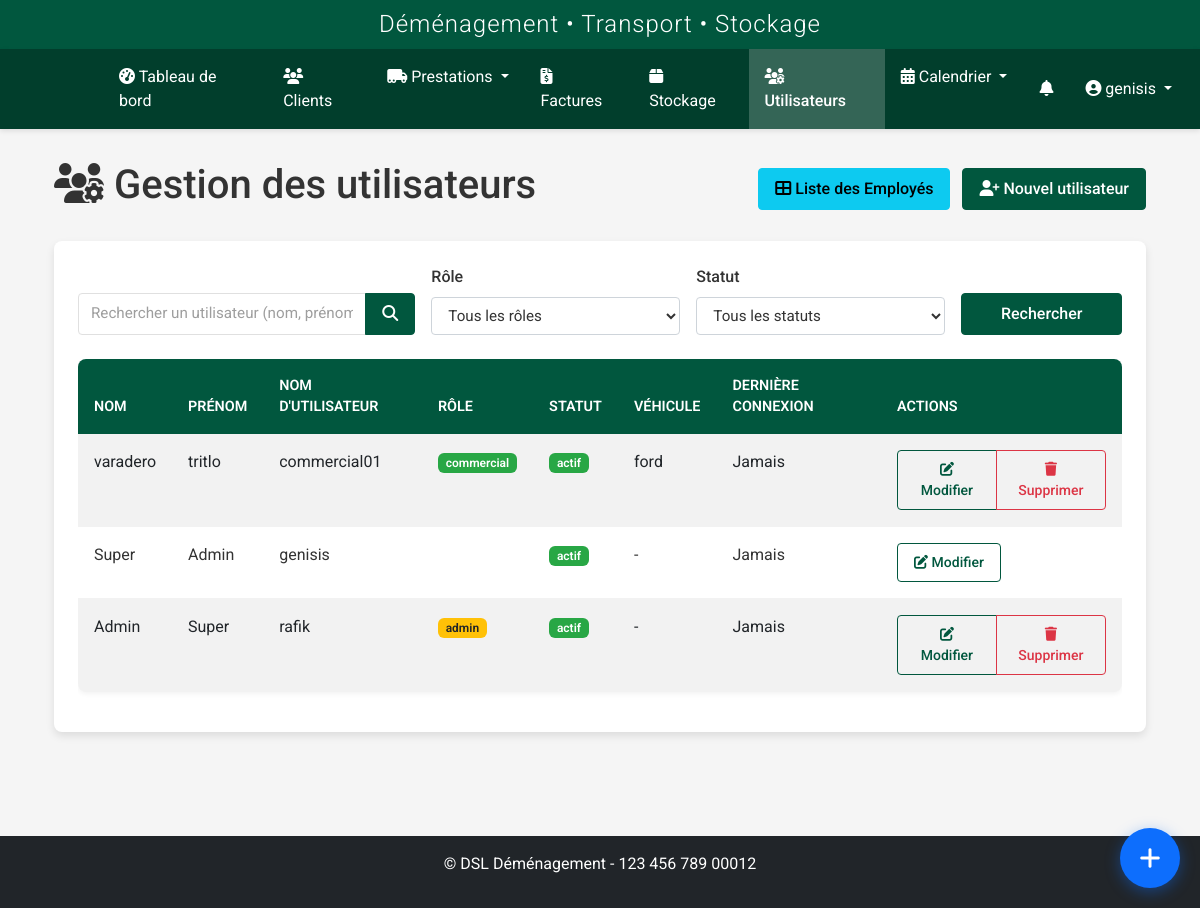
Screenshot of /utilisateurs/users (signed in) with the database file from the repository.
### models.py (models this page shows, shortened)
class User(UserMixin, db.Model):
    id = db.Column(db.Integer, primary_key=True)
    nom = db.Column(db.String(64), nullable=False)
    prenom = db.Column(db.String(64), nullable=False)
    username = db.Column(db.String(64), unique=True, nullable=False)
    email = db.Column(db.String(120), unique=True, nullable=True)
    password_hash = db.Column(db.String(256), nullable=False)
    role = db.Column(db.String(20), nullable=False, default='transporteur')
    statut = db.Column(db.String(20), nullable=False, default='actif')
    vehicule = db.Column(db.String(100), nullable=True)
    type_vehicule_id = db.Column(db.Integer, db.ForeignKey('type_vehicule.id'), nullable=True)
    permis_conduire = db.Column(db.String(50), nullable=True)
    notes = db.Column(db.Text, nullable=True)
    derniere_connexion = db.Column(db.DateTime, nullable=True)
    date_creation = db.Column(db.DateTime, nullable=False, default=datetime.utcnow)
    prestations = db.relationship('Prestation', secondary=prestation_transporteurs, back_populates='transporteurs')
    type_vehicule = db.relationship('TypeVehicule', backref='transporteurs')
    def is_admin(self):
        return self.role in ['admin', 'superadmin']
    def is_transporteur(self):
        return self.role == 'transporteur' or self.is_admin()

### routes/user.py (the view, shortened to what this page needs)
@user_bp.route('/users')
@login_required
@role_required('admin', 'superadmin')
def index():
    form = SearchUserForm()
    role_choices = [
        ('', 'Tous les rôles'),
        ('transporteur', 'Transporteur'),
        ('commercial', 'Commercial'),
        ('admin', 'Admin'),
        ('superadmin', 'Super Admin')
    ]
    form.role.choices = role_choices
    statut_choices = [
        ('', 'Tous les statuts'),
        ('actif', 'Actif'),
        ('inactif', 'Inactif')
    ]
    form.statut.choices = statut_choices
    query = request.args.get('query', '')
    role = request.args.get('role', '')
    statut = request.args.get('statut', '')
    form.query.data = query
    if role:
        form.role.data = role
    if statut:
        form.statut.data = statut
    users_query = User.query
    if current_user.role != 'superadmin':
        users_query = users_query.filter(User.role != 'superadmin')
        if current_user.role not in ['admin']:
            users_query = users_query.filter(User.role != 'admin')
    if role:
        users_query = users_query.filter_by(role=role)
    if statut:
        users_query = users_query.filter_by(statut=statut)
    users = users_query.order_by(User.date_creation.desc()).all()
    if current_user.role == 'superadmin':
        role_counts = {
            'transporteur': sum(1 for u in users if u.role == 'transporteur'),
            'commercial': sum(1 for u in users if u.role == 'commercial'),
            'admin': sum(1 for u in users if u.role == 'admin'),
            'superadmin': sum(1 for u in users if u.role == 'superadmin')
        }
    else:
        role_counts = {
            'transporteur': sum(1 for u in users if u.role == 'transporteur'),
            'commercial': sum(1 for u in users if u.role == 'commercial'),
            'admin': sum(1 for u in users if u.role == 'admin')
        }
    return render_template(
        'users/index.html',
        title='Gestion des Utilisateurs',
        users=users,
        form=form,
        role_counts=role_counts
    )

### templates/users/index.html (shortened to what this page needs)
{% extends "base.html" %}
{% block content %}
<div class="container-fluid">
    <div class="d-flex justify-content-between align-items-center mb-4">
        <h1><i class="fas fa-users-cog"></i> Gestion des utilisateurs</h1>
        <div>
            <a href="{{ url_for('user.liste') }}" class="btn btn-info me-2">
                <i class="fas fa-th-large"></i> Liste des Employés
            </a>
            <a href="{{ url_for('user.add') }}" class="btn btn-primary">
                <i class="fas fa-user-plus"></i> Nouvel utilisateur
            </a>
        </div>
    </div>
    <div class="card">
        <div class="card-body">
            <form method="GET" action="{{ url_for('user.index') }}" class="row g-3 align-items-end mb-4">
                <div class="col-md-4">
                    <div class="input-group">
                        <input type="text" name="query" id="user-search" class="form-control" placeholder="Rechercher un utilisateur (nom, prénom, username)" value="{{ request.args.get('query', '') }}">
                        <button type="submit" class="btn btn-primary">
                            <i class="fas fa-search"></i>
                        </button>
                    </div>
                </div>
                <div class="col-md-3">
                    <label for="role" class="form-label">{{ form.role.label.text }}</label>
                    {{ form.role(class="form-control", id="role") }}
                </div>
                <div class="col-md-3">
                    <label for="statut" class="form-label">{{ form.statut.label.text }}</label>
                    {{ form.statut(class="form-control", id="statut") }}
                </div>
                <div class="col-md-2">
                    {{ form.submit(class="btn btn-primary w-100") }}
                </div>
            </form>
            <div class="table-responsive">
                <table class="table table-hover table-striped">
                    <thead>
                        <tr>
                            <th>Nom</th>
                            <th>Prénom</th>
                            <th>Nom d'utilisateur</th>
                            <th>Rôle</th>
                            <th>Statut</th>
                            <th>Véhicule</th>
                            <th>Dernière connexion</th>
                            <th>Actions</th>
                        </tr>
                    </thead>
                    <tbody>
                        {% if users %}
                            {% for user in users %}
                                <tr{% if user.statut == 'inactif' %} class="table-secondary"{% endif %}>
                                    <td>{{ user.nom }}</td>
                                    <td>{{ user.prenom }}</td>
                                    <td>{{ user.username }}</td>
                                    <td>
                                        <span class="badge badge-{{ user.role }}">
                                            {{ user.role }}
                                        </span>
                                    </td>
                                    <td>
                                        <span class="badge badge-{{ user.statut }}">
                                            {{ user.statut }}
                                        </span>
                                    </td>
                                    <td>{{ user.vehicule or '-' }}</td>
                                    <td>
                                        {% if user.derniere_connexion %}
                                            {{ user.derniere_connexion.strftime('%d/%m/%Y %H:%M') }}
                                        {% else %}
                                            Jamais
                                        {% endif %}
                                    </td>
                                    <td>
                                        {% if current_user.role == 'superadmin' %}
                                            <div class="btn-group" role="group">
                                                <a href="{{ url_for('user.edit', id=user.id) }}" class="btn btn-sm btn-outline-primary">
                                                    <i class="fas fa-edit"></i> Modifier
                                                </a>
                                                {% if current_user.id != user.id %}
                                                    <a href="{{ url_for('user.delete', id=user.id) }}" class="btn btn-sm btn-outline-danger" onclick="return confirm('Êtes-vous sûr de vouloir supprimer cet utilisateur ?')">
                                                        <i class="fas fa-trash"></i> Supprimer
                                                    </a>
                                                {% endif %}
                                            </div>
                                        {% elif current_user.id == user.id %}
                                            <a href="{{ url_for('user.edit', id=user.id) }}" class="btn btn-sm btn-outline-primary">
                                                <i class="fas fa-edit"></i> Modifier mon profil
                                            </a>
                                        {% else %}
                                            -
                                        {% endif %}
                                    </td>
                                </tr>
                            {% endfor %}
                        {% else %}
                            <tr>
                                <td colspan="8" class="text-center">Aucun utilisateur trouvé</td>
                            </tr>
                        {% endif %}
                    </tbody>
                </table>
            </div>
        </div>
    </div>
</div>
{% endblock %}

### templates/base.html (shortened to what this page needs)
<!DOCTYPE html>
<html lang="fr">
<head>
    <link href="https://cdn.jsdelivr.net/npm/bootstrap@5.2.3/dist/css/bootstrap.min.css" rel="stylesheet">
    <link rel="stylesheet" href="https://cdnjs.cloudflare.com/ajax/libs/font-awesome/6.2.1/css/all.min.css">
    <link rel="stylesheet" href="https://cdnjs.cloudflare.com/ajax/libs/toastr.js/latest/toastr.min.css">
    <link href="https://cdn.jsdelivr.net/npm/fullcalendar@5.11.3/main.min.css" rel="stylesheet">
    <link href="https://cdn.jsdelivr.net/npm/summernote@0.8.18/dist/summernote-lite.min.css" rel="stylesheet">
    <link rel="stylesheet" href="{{ url_for('static', filename='css/style.css') }}">
    <link rel="stylesheet" href="{{ url_for('static', filename='css/notification-flash.css') }}">
    <link rel="stylesheet" href="{{ url_for('static', filename='css/notifications.css') }}">
    <link rel="stylesheet" href="{{ url_for('static', filename='css/prestations.css') }}">
    <link rel="stylesheet" href="{{ url_for('static', filename='css/custom-calendar.css') }}">
    <link rel="stylesheet" href="{{ url_for('static', filename='css/navbar-logos.css') }}">
    <link rel="stylesheet" href="{{ url_for('static', filename='css/whatsapp-buttons.css') }}">
    <link rel="stylesheet" href="{{ url_for('static', filename='css/quick-access-bubble.css') }}">
</head>
<body {% if current_user.is_authenticated %}data-user-role="{{ current_user.role }}" data-user-id="{{ current_user.id }}"{% endif %}>
    {% if current_user.is_authenticated %}
        <header>
            <div class="app-header">
                <h2>Déménagement • Transport • Stockage</h2>
            </div>
            <nav class="navbar navbar-dark navbar-expand-lg">
                <div class="container-fluid">
                    <a class="navbar-brand" href="{{ url_for('dashboard.index') }}">
                        <div class="logo-slideshow">
                        </div>
                    </a>
                    <div class="collapse navbar-collapse" id="navbarMain">
                        <ul class="navbar-nav me-auto mb-2 mb-lg-0">
                            <li class="nav-item">
                                <a class="nav-link {% if request.endpoint == 'dashboard.index' %}active{% endif %}" href="{{ url_for('dashboard.index') }}">
                                    <i class="fas fa-tachometer-alt"></i> Tableau de bord
                                </a>
                            </li>
                            <li class="nav-item">
                                <a class="nav-link {% if request.endpoint.startswith('client.') %}active{% endif %}" href="{{ url_for('client.index') }}">
                                    <i class="fas fa-users"></i> Clients
                                </a>
                            </li>
                            <li class="nav-item dropdown">
                                <a class="nav-link dropdown-toggle {% if request.endpoint.startswith('prestation.') %}active{% endif %}" href="#" id="prestationsDropdown" role="button" data-bs-toggle="dropdown" aria-expanded="false">
                                    <i class="fas fa-truck-moving"></i> Prestations
                                </a>
                            </li>
                            <li class="nav-item">
                                <a class="nav-link {% if request.endpoint.startswith('facture.') %}active{% endif %}" href="{{ url_for('facture.index') }}">
                                    <i class="fas fa-file-invoice-dollar"></i> Factures
                                </a>
                            </li>
                            <li class="nav-item">
                                <a class="nav-link {% if request.endpoint.startswith('stockage.') %}active{% endif %}" href="{{ url_for('stockage.index') }}">
                                    <i class="fas fa-box"></i> Stockage
                                </a>
                            </li>
                            {% if current_user.is_admin %}
                            <li class="nav-item">
                                <a class="nav-link {% if request.endpoint.startswith('user.') %}active{% endif %}" href="{{ url_for('user.index') }}">
                                    <i class="fas fa-users-cog"></i> Utilisateurs
                                </a>
                            </li>
                            {% endif %}
                            <li class="nav-item dropdown">
                                <a class="nav-link dropdown-toggle {% if request.endpoint.startswith('calendrier.') %}active{% endif %}" href="#" id="calendrierDropdown" role="button" data-bs-toggle="dropdown" aria-expanded="false">
                                    <i class="fas fa-calendar-alt"></i> Calendrier
                                </a>
                            </li>
                        </ul>
                        <ul class="navbar-nav">
                            {% if current_user.is_authenticated and (current_user.is_transporteur() or current_user.is_admin() or current_user.role in ['commercial', 'superadmin']) %}
                            <li class="nav-item">
                                <a href="{{ url_for('transporteur_prestations.notifications') }}" class="nav-link position-relative">
                                    <i class="fas fa-bell"></i>
                                </a>
                            </li>
                            {% endif %}
                            <li class="nav-item dropdown">
                                <a class="nav-link dropdown-toggle" href="#" id="userDropdown" role="button" data-bs-toggle="dropdown">
                                    <i class="fas fa-user-circle"></i> {{ current_user.username }}
                                </a>
                            </li>
                        </ul>
                    </div>
                </div>
            </nav>
        </header>
        <main class="main-content">
            <div class="container">
                {% block content %}{% endblock %}
            </div>
        </main>
        <footer class="mt-5 py-3 bg-dark text-white">
            <div class="container text-center">
                <p>&copy; {{ config.COMPANY_FULL_NAME }} - {{ config.COMPANY_SIRET }}</p>
            </div>
        </footer>
    {% else %}
        <main class="main-content">
            <div class="container">
                {% block auth_content %}{% endblock %}
            </div>
        </main>
    {% endif %}
</body>
</html>

### rows the page displays
User: username "genisis", nom "Super", prenom "Admin", statut "actif", vehicule "-", shows "Jamais"
User: nom "varadero", prenom "tritlo", username "commercial01", role "commercial", statut "actif", vehicule "ford", shows "Jamais"
User: nom "Admin", prenom "Super", username "rafik", role "admin", statut "actif", vehicule "-", shows "Jamais"

### other values shown
{{ config.COMPANY_FULL_NAME }} "DSL Déménagement"
{{ config.COMPANY_SIRET }} "123 456 789 00012"
